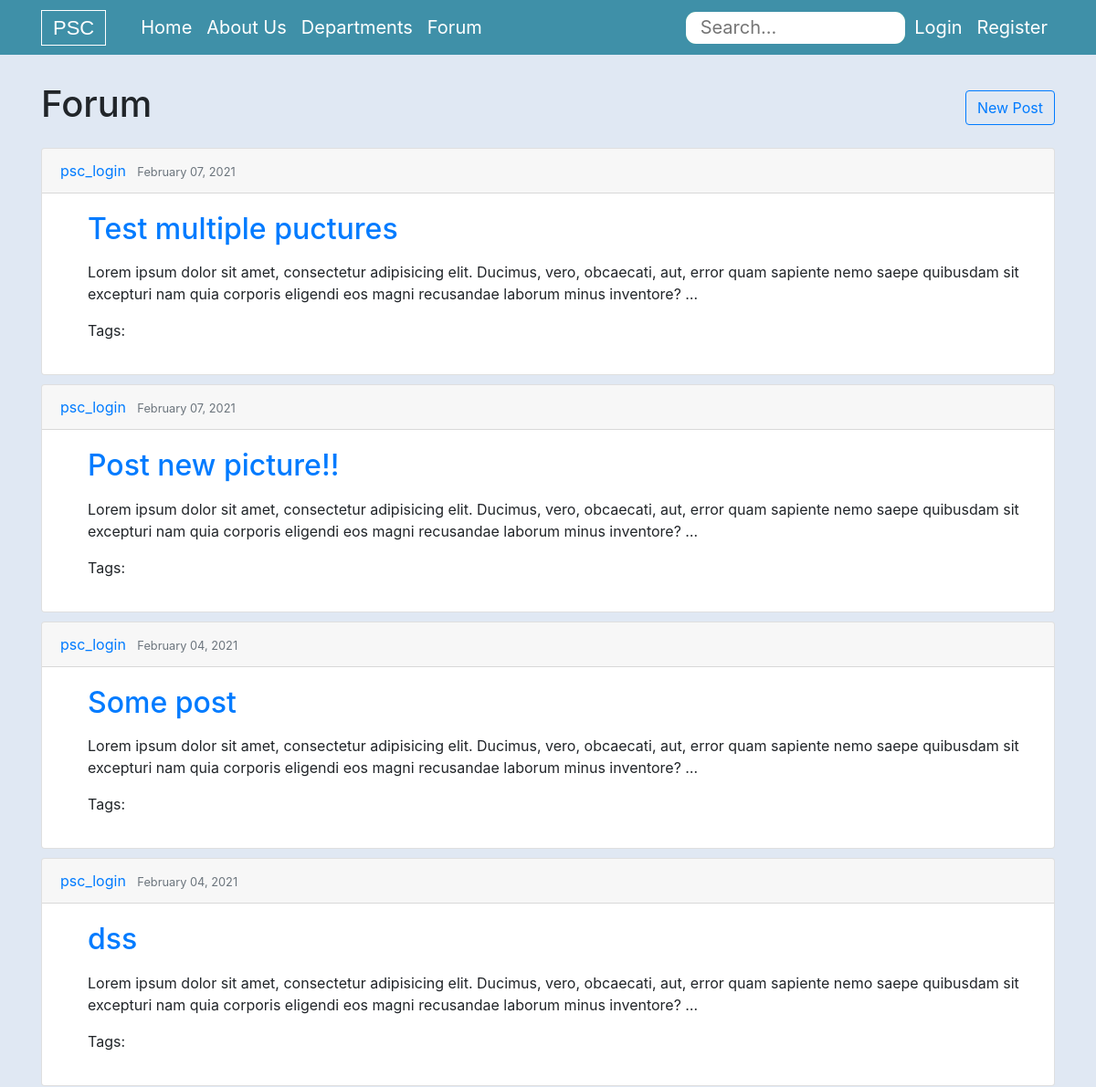
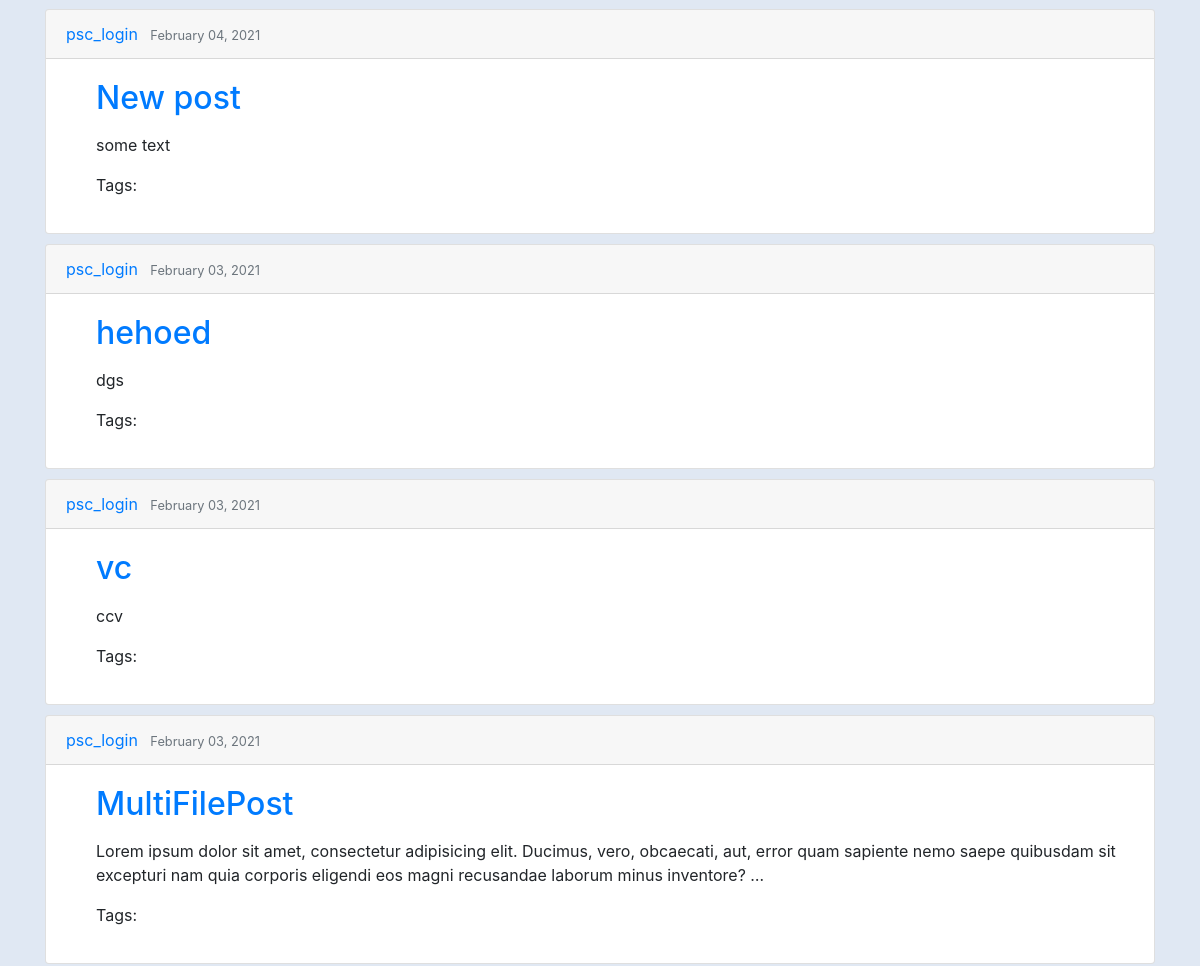
Page /post/ (upper part) on the earlier database version (2 pictures, top to bottom).
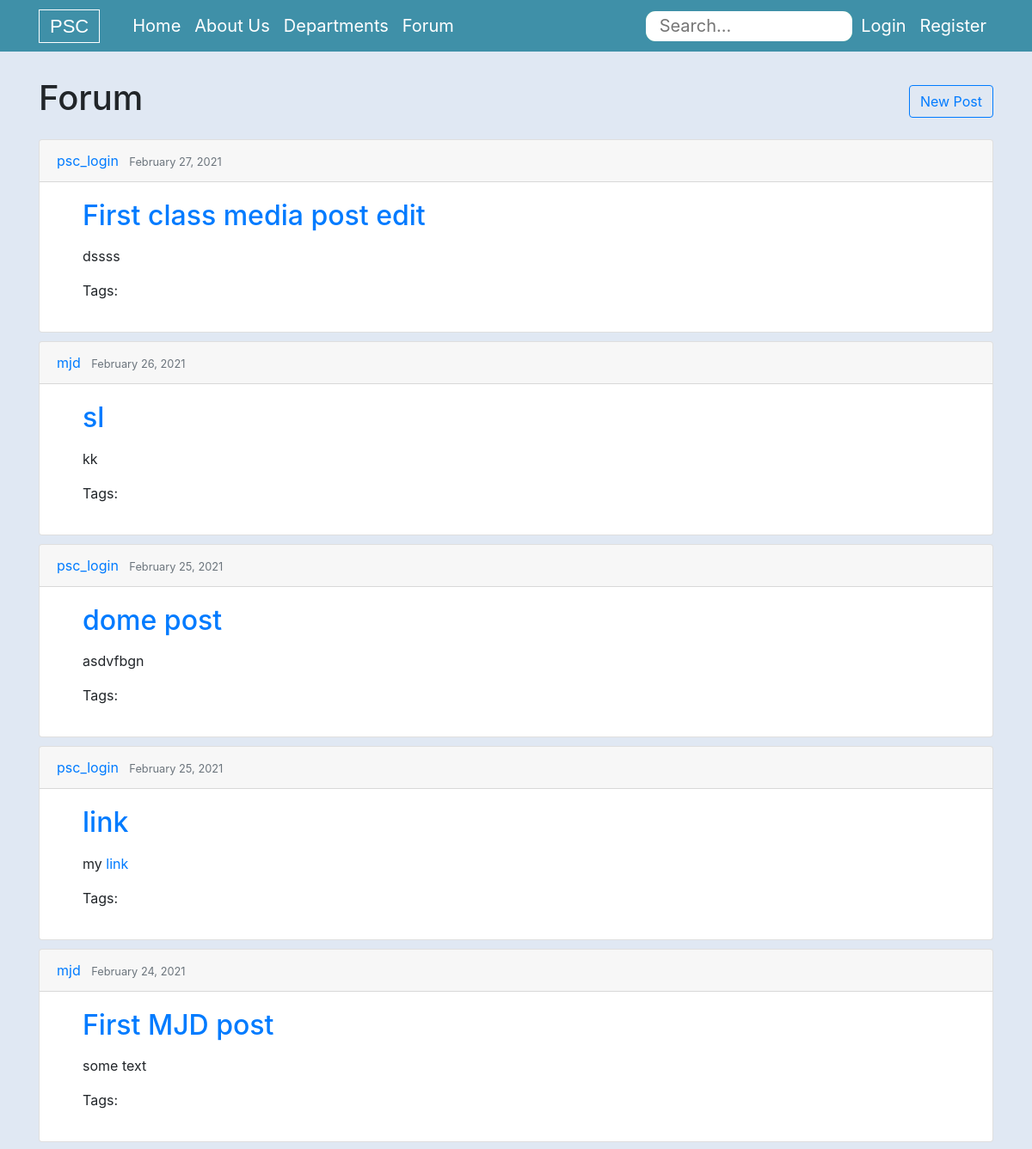
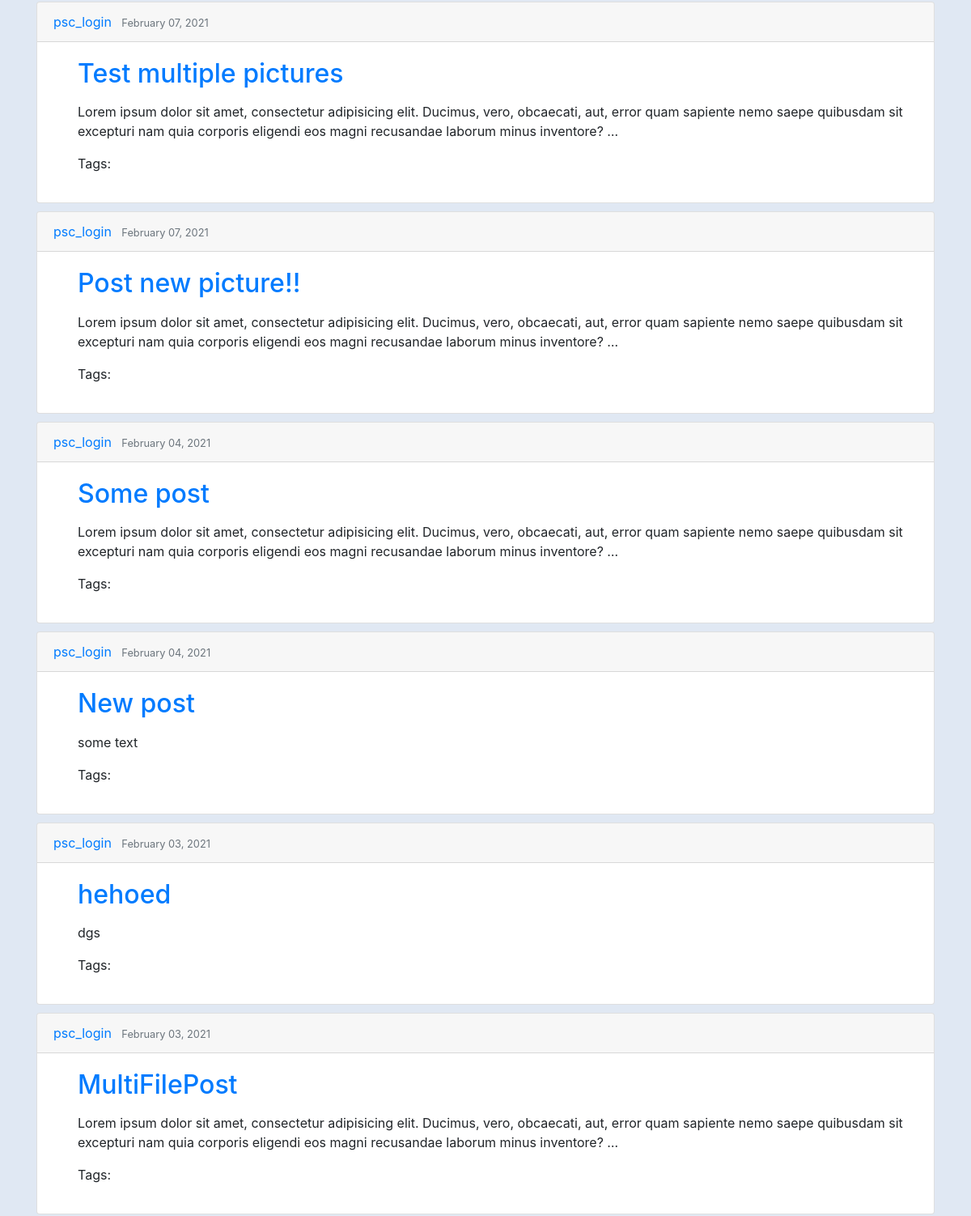
Same page on the later database version (2 pictures, top to bottom).
### forum/models.py (models this page shows, shortened)
class Post(models.Model):
    STATUS_CHOICES = (
        ('draft', 'Draft'),
        ('published', 'Published'),
    )
    subject_name = models.ForeignKey(Subject, on_delete=models.CASCADE, related_name='posts', default=1)
    title = models.CharField(max_length=250)
    slug = models.SlugField(max_length=250, unique_for_date='publish')
    author = models.ForeignKey(User, on_delete=models.CASCADE, related_name='blog_posts')
    body = models.TextField()
    publish = models.DateTimeField(default=timezone.now)
    created = models.DateTimeField(auto_now_add=True)
    updated = models.DateTimeField(auto_now=True)
    status = models.CharField(max_length=10,choices=STATUS_CHOICES, default='draft')
    objects = models.Manager() #default manager
    published = PublishedManager() #Custome manager
    class Meta:
        ordering = ('-publish',)
    def get_absolute_url(self):
        return reverse('forum:post_detail',
                        args=[self.pk, self.slug])

### forum/views.py (the view)
# urls.py: path('post/', views.post_list, name='forum_post_list'),
def post_list(request):
    posts = Post.published.all()
    return render(request, 'forum/list.html', {'posts': posts})

### forum/context_processors.py (called while the page is built)
def departments_contexts(request):
    departments = Department.objects.all()
    return {'departments': departments}

### forum/models.py (called while the page is built)
    def get_absolute_url(self):
        return reverse('forum:subject', kwargs={"dept_id" : self.id})

    def get_queryset(self):
        return super(PublishedManager, self).get_queryset().filter(status='published')

### forum/templates/forum/list.html (shortened to what this page needs)
{% extends "forum/base.html" %}
{% block content %}
<div class="container">
    <div class="row justify-content-between">
        <div class="col-4">
          <h1>Forum</h1>
        </div>
        <div class="col-auto align-self-center">
        <a class="btn btn-outline-primary" href="{% url 'forum:new_post' %}" role="button">New Post</a>
        </div>
    </div>
    {% for post in posts %}
        <div class="card" style="margin: 10px 0px 10px 0px;">
            <div class="card-header">
                <div class="article-metadata">
                    <a class="mr-2" href="{% url 'profile' post.author.pk post.author %}">{{ post.author }}</a>
                    <small class="text-muted">{{ post.publish|date:"F d, Y" }}</small>
                </div>
            </div>
            <div class="card-body fd" style="padding-left: 50px;">
                <h2>
                    <a class="article-title" href="{{ post.get_absolute_url }}">{{ post.title }}</a>
                </h2>
                <p class="card-text">{{ post.body|safe|truncatewords:30|linebreaks }}</p>
                <p class='tags'>Tags: {{ post.tags.all|join:", " }} </p>
            </div>
        </div>
    {% endfor %}
</div>
{% endblock %}

Differences in the rows shown:
removed Post: author "psc_login", publish "February 04, 2021", title "dss", body "Lorem ipsum dolor sit amet, consectetur adipisicing elit. Ducimus, vero, obcaecati, aut, error quam sapiente nemo saepe quibusdam sit excepturi nam quia corporis eligendi eos magni recusandae laborum minus inventore? …"
removed Post: author "psc_login", publish "February 03, 2021", title "vc", body "ccv"
added Post: author "psc_login", publish "February 27, 2021", title "First class media post edit", body "dssss"
added Post: author "mjd", publish "February 26, 2021", title "sl", body "kk"
added Post: author "psc_login", publish "February 25, 2021", title "dome post", body "asdvfbgn"
added Post: author "psc_login", publish "February 25, 2021", title "link", body "my link"
added Post: author "mjd", publish "February 24, 2021", title "First MJD post", body "some text"
changed Post: title "Test multiple puctures" → "Test multiple pictures"
